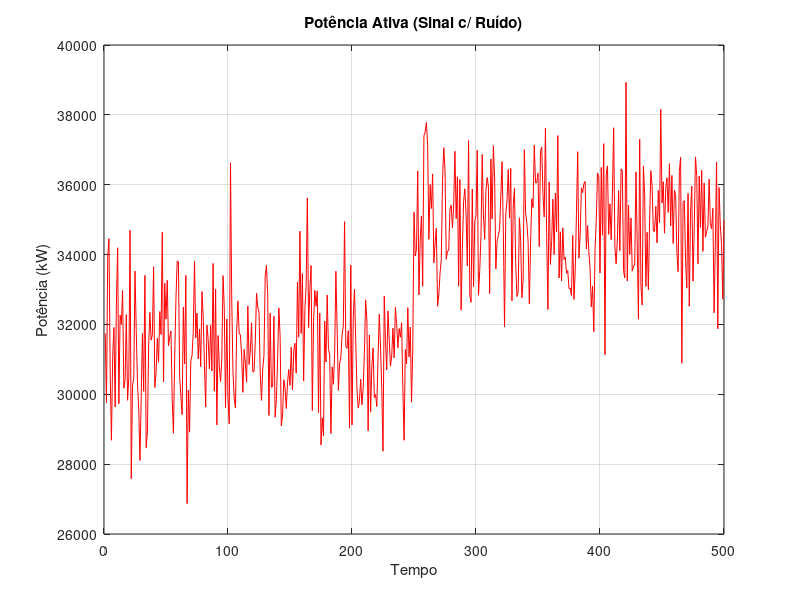
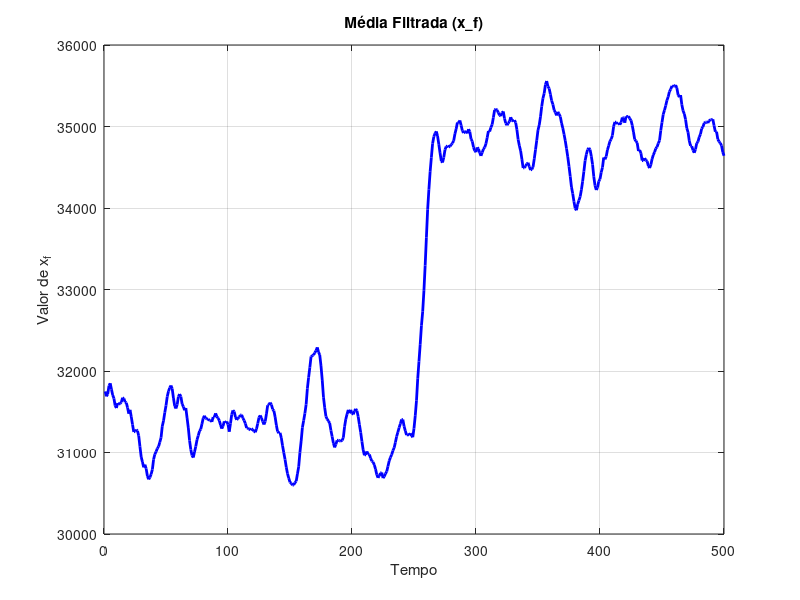
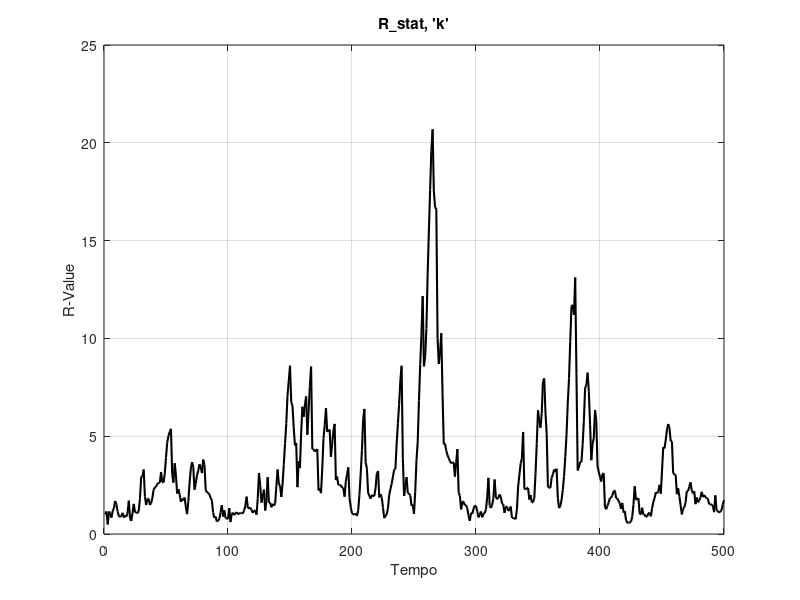
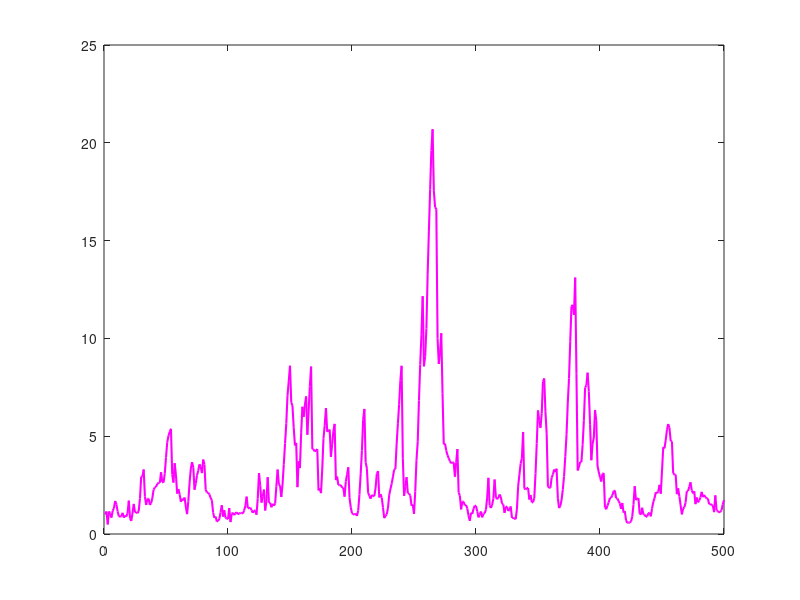

Here is the MATLAB script that generated these plots, in order: (Note: this script raises an error after producing the figures.)
% =========================================================================
% CÓDIGO UNIFICADO: FILTRAGEM + DETECÇÃO DE ESTADO ESTACIONÁRIO (RHINEHART)
% =========================================================================
clear; close all; clc;

% 1. PARÂMETROS
n_turbines = 100; 
SP_ref_MW = 0.31;
nsim = 500; 

% Fator do filtro de ruído EWMA principal
alpha = 0.15; 

% Parâmetros do Diagnóstico de Rhinehart (Baseado em xf_alpha = 0.2)
alpha1 = 0.2; 
alpha2 = 0.2; 
alpha3 = 0.2;
R_threshold = 3.0; % Limiar típico para transição (Abaixo disso = Steady State)

% Inicialização das variáveis
P_bruto = zeros(1, nsim); 
P_limpo = zeros(1, nsim); 
SS_flag = ones(1, nsim);
R_stat = zeros(1, nsim); 

% Variáveis internas de Rhinehart
xf = zeros(1, nsim);
v1 = zeros(1, nsim);
v2 = zeros(1, nsim);

% 2. LOOP PRINCIPAL (FILTRAGEM + DIAGNÓSTICO)
for k = 1:nsim
    % A. Simulação (Sinal com Ruído Intencional)
    % Adicionando um degrau artificial no meio (k=250) para testar a detecção de Rhinehart
    if k < 250
        P_bruto(k) = 31000 + 1500 * randn(); 
    else
        P_bruto(k) = 35000 + 1500 * randn(); % Mudança de estado (Transient State)
    end
    
    % B. FILTRO DE RUÍDO PRINCIPAL (EWMA)
    if k == 1
        P_limpo(k) = P_bruto(k);
        xf(k) = P_limpo(k);
    else
        P_limpo(k) = alpha * P_bruto(k) + (1 - alpha) * P_limpo(k-1);
    end
    
    % C. IMPLEMENTAÇÃO COMPLETA DO DIAGNÓSTICO DE RHINEHART
    if k > 1
        % 1. Média móvel filtrada (Cálculo de xf que já estava no seu código)
        xf(k) = alpha1 * P_limpo(k) + (1 - alpha1) * xf(k-1);
        
        % 2. Variância baseada na diferença da média (v1)
        v1(k) = alpha2 * (P_limpo(k) - xf(k))^2 + (1 - alpha2) * v1(k-1);
        
        % 3. Variância baseada em diferenças consecutivas (v2)
        v2(k) = alpha3 * (P_limpo(k) - P_limpo(k-1))^2 + (1 - alpha3) * v2(k-1);
        
        % 4. Cálculo da Estatística R (R-Statistic)
        if v2(k) ~= 0
            R_stat(k) = (2 - alpha1) * v1(k) / v2(k);
        else
            R_stat(k) = 1;
        end
        
        % 5. Diagnóstico Final: 1 = Steady State (SS), 0 = Transient State (TS)
        if R_stat(k) > R_threshold
            SS_flag(k) = 0; % Estado Transiente
        else
            SS_flag(k) = 1; % Estado Estacionário
        end
    else
        R_stat(k) = 1;
        SS_flag(k) = 1;
    end
end

% =========================================================================
% 3. VISUALIZAÇÃO DAS FIGURAS SOLICITADAS
% =========================================================================

% --- FIGURA 1 ---
figure('Color','w');
plot(P_bruto, 'r', 'LineWidth', 0.5);
title('Potência Ativa (Sinal c/ Ruído)');
xlabel('Tempo'); ylabel('Potência (kW)');
grid on;

% --- FIGURA 2 ---
figure('Color','w');
plot(xf, 'b', 'LineWidth', 2);
title('Média Filtrada (x\_f)');
xlabel('Tempo'); ylabel('Valor de x_f');
grid on;

% --- FIGURA 3 ---
figure('Color','w');
plot(R_stat, 'k', 'LineWidth', 1.5);
title('R\_stat, ''k''');
xlabel('Tempo'); ylabel('R-Value');
grid on;

% --- FIGURA 4 ---
figure('Color','w');
plot(R_stat, 'm', 'LineWidth', 1.5);
hold on;
yline(R_threshold, 'r--', 'Limiar Critico', 'LineWidth', 1.5);
title('Estatística R-Rhinehart');
xlabel('Tempo'); ylabel('Valor R');
legend('R-Statistic', 'Limiar');
grid on;

% --- FIGURA 5 (Parte 1: Diagnóstico) ---
figure('Color','w');
plot(SS_flag, 'g', 'LineWidth', 2);
ylim([-0.2 1.2]);
title('Diagnóstico Final: 1=SS, 0=TS');
xlabel('Tempo'); ylabel('Estado');
yticks([0 1]); yticklabels({'0 (Transiente - TS)', '1 (Estacionário - SS)'});
grid on;

% --- FIGURA 6 (Conforme pedido no final da sua lista) ---
figure('Color','w');
plot(P_bruto, 'k', 'LineWidth', 0.5, 'DisplayName', 'Potência Bruta (c/ Ruído)');
hold on;
plot(P_limpo, 'b', 'LineWidth', 2, 'DisplayName', 'Potência Limpa (Filtrada)');
yline(31000, 'r--', 'Alvo Inicial', 'LineWidth', 1.5);
title('Processamento de Sinal: Remoção de Ruído para Despacho');
xlabel('Tempo'); ylabel('Potência (kW)');
legend('Location', 'best'); 
grid on;
